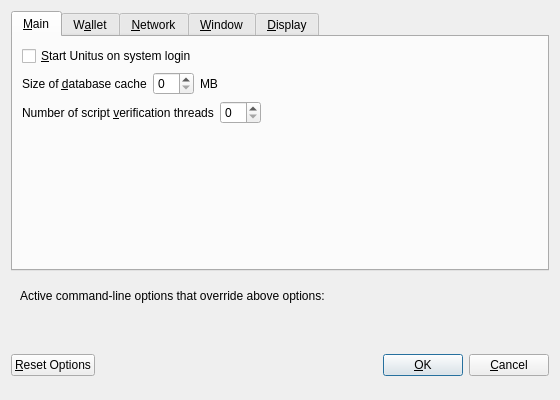
<?xml version="1.0" encoding="UTF-8"?>
<ui version="4.0">
 <class>OptionsDialog</class>
 <widget class="QDialog" name="OptionsDialog">
  <property name="geometry">
   <rect>
    <x>0</x>
    <y>0</y>
    <width>560</width>
    <height>400</height>
   </rect>
  </property>
  <property name="windowTitle">
   <string>Options</string>
  </property>
  <property name="modal">
   <bool>true</bool>
  </property>
  <layout class="QVBoxLayout" name="verticalLayout">
   <item>
    <widget class="QTabWidget" name="tabWidget">
     <property name="currentIndex">
      <number>0</number>
     </property>
     <widget class="QWidget" name="tabMain">
      <attribute name="title">
       <string>&amp;Main</string>
      </attribute>
      <layout class="QVBoxLayout" name="verticalLayout_Main">
       <item>
        <widget class="QCheckBox" name="bitcoinAtStartup">
         <property name="toolTip">
          <string>Automatically start Unitus after logging in to the system.</string>
         </property>
         <property name="text">
          <string>&amp;Start Unitus on system login</string>
         </property>
        </widget>
       </item>
       <item>
        <layout class="QHBoxLayout" name="horizontalLayout_2_Main">
         <item>
          <widget class="QLabel" name="databaseCacheLabel">
           <property name="text">
            <string>Size of &amp;database cache</string>
           </property>
           <property name="textFormat">
            <enum>Qt::PlainText</enum>
           </property>
           <property name="buddy">
            <cstring>databaseCache</cstring>
           </property>
          </widget>
         </item>
         <item>
          <widget class="QSpinBox" name="databaseCache"/>
         </item>
         <item>
          <widget class="QLabel" name="databaseCacheUnitLabel">
           <property name="text">
            <string>MB</string>
           </property>
           <property name="textFormat">
            <enum>Qt::PlainText</enum>
           </property>
          </widget>
         </item>
         <item>
          <spacer name="horizontalSpacer_2_Main">
           <property name="orientation">
            <enum>Qt::Horizontal</enum>
           </property>
           <property name="sizeHint" stdset="0">
            <size>
             <width>40</width>
             <height>20</height>
            </size>
           </property>
          </spacer>
         </item>
        </layout>
       </item>
       <item>
        <layout class="QHBoxLayout" name="horizontalLayout_3_Main">
         <item>
          <widget class="QLabel" name="threadsScriptVerifLabel">
           <property name="text">
            <string>Number of script &amp;verification threads</string>
           </property>
           <property name="textFormat">
            <enum>Qt::PlainText</enum>
           </property>
           <property name="buddy">
            <cstring>threadsScriptVerif</cstring>
           </property>
          </widget>
         </item>
         <item>
          <widget class="QSpinBox" name="threadsScriptVerif">
           <property name="toolTip">
            <string>(0 = auto, &lt;0 = leave that many cores free)</string>
           </property>
          </widget>
         </item>
         <item>
          <spacer name="horizontalSpacer_3_Main">
           <property name="orientation">
            <enum>Qt::Horizontal</enum>
           </property>
           <property name="sizeHint" stdset="0">
            <size>
             <width>40</width>
             <height>20</height>
            </size>
           </property>
          </spacer>
         </item>
        </layout>
       </item>
       <item>
        <spacer name="verticalSpacer_Main">
         <property name="orientation">
          <enum>Qt::Vertical</enum>
         </property>
         <property name="sizeHint" stdset="0">
          <size>
           <width>20</width>
           <height>40</height>
          </size>
         </property>
        </spacer>
       </item>
      </layout>
     </widget>
     <widget class="QWidget" name="tabWallet">
      <attribute name="title">
       <string>W&amp;allet</string>
      </attribute>
      <layout class="QVBoxLayout" name="verticalLayout_Wallet">
       <item>
        <widget class="QLabel" name="transactionFeeInfoLabel">
         <property name="text">
          <string>Optional transaction fee per kB that helps make sure your transactions are processed quickly. Most transactions are 1 kB.</string>
         </property>
         <property name="textFormat">
          <enum>Qt::PlainText</enum>
         </property>
         <property name="wordWrap">
          <bool>true</bool>
         </property>
        </widget>
       </item>
       <item>
        <layout class="QHBoxLayout" name="horizontalLayout_1_Wallet">
         <item>
          <widget class="QLabel" name="transactionFeeLabel">
           <property name="text">
            <string>Pay transaction &amp;fee</string>
           </property>
           <property name="textFormat">
            <enum>Qt::PlainText</enum>
           </property>
           <property name="buddy">
            <cstring>transactionFee</cstring>
           </property>
          </widget>
         </item>
         <item>
          <widget class="BitcoinAmountField" name="transactionFee"/>
         </item>
         <item>
          <spacer name="horizontalSpacer_1_Wallet">
           <property name="orientation">
            <enum>Qt::Horizontal</enum>
           </property>
           <property name="sizeHint" stdset="0">
            <size>
             <width>40</width>
             <height>20</height>
            </size>
           </property>
          </spacer>
         </item>
        </layout>
       </item>
       <item>
        <spacer name="verticalSpacer_Wallet">
         <property name="orientation">
          <enum>Qt::Vertical</enum>
         </property>
         <property name="sizeHint" stdset="0">
          <size>
           <width>20</width>
           <height>40</height>
          </size>
         </property>
        </spacer>
       </item>
       <item>
        <widget class="QGroupBox" name="groupBox">
         <property name="title">
          <string>Expert</string>
         </property>
         <layout class="QVBoxLayout" name="verticalLayout_2">
          <item>
           <widget class="QCheckBox" name="coinControlFeatures">
            <property name="toolTip">
             <string>Whether to show coin control features or not.</string>
            </property>
            <property name="text">
             <string>Enable coin &amp;control features</string>
            </property>
           </widget>
          </item>
          <item>
           <widget class="QCheckBox" name="spendZeroConfChange">
            <property name="toolTip">
             <string>If you disable the spending of unconfirmed change, the change from a transaction cannot be used until that transaction has at least one confirmation. This also affects how your balance is computed.</string>
            </property>
            <property name="text">
             <string>&amp;Spend unconfirmed change</string>
            </property>
           </widget>
          </item>
         </layout>
        </widget>
       </item>
      </layout>
     </widget>
     <widget class="QWidget" name="tabNetwork">
      <attribute name="title">
       <string>&amp;Network</string>
      </attribute>
      <layout class="QVBoxLayout" name="verticalLayout_Network">
       <item>
        <widget class="QCheckBox" name="mapPortUpnp">
         <property name="toolTip">
          <string>Automatically open the Unitus client port on the router. This only works when your router supports UPnP and it is enabled.</string>
         </property>
         <property name="text">
          <string>Map port using &amp;UPnP</string>
         </property>
        </widget>
       </item>
       <item>
        <widget class="QCheckBox" name="connectSocks">
         <property name="toolTip">
          <string>Connect to the Unitus network through a SOCKS proxy.</string>
         </property>
         <property name="text">
          <string>&amp;Connect through SOCKS proxy (default proxy):</string>
         </property>
        </widget>
       </item>
       <item>
        <layout class="QHBoxLayout" name="horizontalLayout_1_Network">
         <item>
          <widget class="QLabel" name="proxyIpLabel">
           <property name="text">
            <string>Proxy &amp;IP:</string>
           </property>
           <property name="textFormat">
            <enum>Qt::PlainText</enum>
           </property>
           <property name="buddy">
            <cstring>proxyIp</cstring>
           </property>
          </widget>
         </item>
         <item>
          <widget class="QValidatedLineEdit" name="proxyIp">
           <property name="minimumSize">
            <size>
             <width>140</width>
             <height>0</height>
            </size>
           </property>
           <property name="maximumSize">
            <size>
             <width>140</width>
             <height>16777215</height>
            </size>
           </property>
           <property name="toolTip">
            <string>IP address of the proxy (e.g. IPv4: 127.0.0.1 / IPv6: ::1)</string>
           </property>
          </widget>
         </item>
         <item>
          <widget class="QLabel" name="proxyPortLabel">
           <property name="text">
            <string>&amp;Port:</string>
           </property>
           <property name="textFormat">
            <enum>Qt::PlainText</enum>
           </property>
           <property name="buddy">
            <cstring>proxyPort</cstring>
           </property>
          </widget>
         </item>
         <item>
          <widget class="QLineEdit" name="proxyPort">
           <property name="minimumSize">
            <size>
             <width>55</width>
             <height>0</height>
            </size>
           </property>
           <property name="maximumSize">
            <size>
             <width>55</width>
             <height>16777215</height>
            </size>
           </property>
           <property name="toolTip">
            <string>Port of the proxy (e.g. 9050)</string>
           </property>
          </widget>
         </item>
         <item>
          <widget class="QLabel" name="socksVersionLabel">
           <property name="text">
            <string>SOCKS &amp;Version:</string>
           </property>
           <property name="textFormat">
            <enum>Qt::PlainText</enum>
           </property>
           <property name="buddy">
            <cstring>socksVersion</cstring>
           </property>
          </widget>
         </item>
         <item>
          <widget class="QValueComboBox" name="socksVersion">
           <property name="toolTip">
            <string>SOCKS version of the proxy (e.g. 5)</string>
           </property>
          </widget>
         </item>
         <item>
          <spacer name="horizontalSpacer_1_Network">
           <property name="orientation">
            <enum>Qt::Horizontal</enum>
           </property>
           <property name="sizeHint" stdset="0">
            <size>
             <width>40</width>
             <height>20</height>
            </size>
           </property>
          </spacer>
         </item>
        </layout>
       </item>
       <item>
        <spacer name="verticalSpacer_Network">
         <property name="orientation">
          <enum>Qt::Vertical</enum>
         </property>
         <property name="sizeHint" stdset="0">
          <size>
           <width>20</width>
           <height>40</height>
          </size>
         </property>
        </spacer>
       </item>
      </layout>
     </widget>
     <widget class="QWidget" name="tabWindow">
      <attribute name="title">
       <string>&amp;Window</string>
      </attribute>
      <layout class="QVBoxLayout" name="verticalLayout_Window">
       <item>
        <widget class="QCheckBox" name="minimizeToTray">
         <property name="toolTip">
          <string>Show only a tray icon after minimizing the window.</string>
         </property>
         <property name="text">
          <string>&amp;Minimize to the tray instead of the taskbar</string>
         </property>
        </widget>
       </item>
       <item>
        <widget class="QCheckBox" name="minimizeOnClose">
         <property name="toolTip">
          <string>Minimize instead of exit the application when the window is closed. When this option is enabled, the application will be closed only after selecting Quit in the menu.</string>
         </property>
         <property name="text">
          <string>M&amp;inimize on close</string>
         </property>
        </widget>
       </item>
       <item>
        <spacer name="verticalSpacer_Window">
         <property name="orientation">
          <enum>Qt::Vertical</enum>
         </property>
         <property name="sizeHint" stdset="0">
          <size>
           <width>20</width>
           <height>40</height>
          </size>
         </property>
        </spacer>
       </item>
      </layout>
     </widget>
     <widget class="QWidget" name="tabDisplay">
      <attribute name="title">
       <string>&amp;Display</string>
      </attribute>
      <layout class="QVBoxLayout" name="verticalLayout_Display">
       <item>
        <layout class="QHBoxLayout" name="horizontalLayout_1_Display">
         <item>
          <widget class="QLabel" name="langLabel">
           <property name="text">
            <string>User Interface &amp;language:</string>
           </property>
           <property name="textFormat">
            <enum>Qt::PlainText</enum>
           </property>
           <property name="buddy">
            <cstring>lang</cstring>
           </property>
          </widget>
         </item>
         <item>
          <widget class="QValueComboBox" name="lang">
           <property name="toolTip">
            <string>The user interface language can be set here. This setting will take effect after restarting Unitus.</string>
           </property>
          </widget>
         </item>
        </layout>
       </item>
       <item>
        <layout class="QHBoxLayout" name="horizontalLayout_2_Display">
         <item>
          <widget class="QLabel" name="unitLabel">
           <property name="text">
            <string>&amp;Unit to show amounts in:</string>
           </property>
           <property name="textFormat">
            <enum>Qt::PlainText</enum>
           </property>
           <property name="buddy">
            <cstring>unit</cstring>
           </property>
          </widget>
         </item>
         <item>
          <widget class="QValueComboBox" name="unit">
           <property name="toolTip">
            <string>Choose the default subdivision unit to show in the interface and when sending coins.</string>
           </property>
          </widget>
         </item>
        </layout>
       </item>
       <item>
        <widget class="QCheckBox" name="displayAddresses">
         <property name="toolTip">
          <string>Whether to show Unitus addresses in the transaction list or not.</string>
         </property>
         <property name="text">
          <string>&amp;Display addresses in transaction list</string>
         </property>
        </widget>
       </item>
       <item>
        <layout class="QHBoxLayout" name="horizontalLayout_3_Display">
         <item>
          <widget class="QLabel" name="thirdPartyTxUrlsLabel">
           <property name="toolTip">
            <string>Third party URLs (e.g. a block explorer) that appear in the transactions tab as context menu items. %s in the URL is replaced by transaction hash. Multiple URLs are separated by vertical bar |.</string>
           </property>
           <property name="text">
            <string>Third party transaction URLs</string>
           </property>
           <property name="buddy">
            <cstring>thirdPartyTxUrls</cstring>
           </property>
          </widget>
         </item>
         <item>
          <widget class="QLineEdit" name="thirdPartyTxUrls">
           <property name="toolTip">
            <string>Third party URLs (e.g. a block explorer) that appear in the transactions tab as context menu items. %s in the URL is replaced by transaction hash. Multiple URLs are separated by vertical bar |.</string>
           </property>
          </widget>
         </item>
        </layout>
       </item>
       <item>
        <spacer name="verticalSpacer_Display">
         <property name="orientation">
          <enum>Qt::Vertical</enum>
         </property>
         <property name="sizeHint" stdset="0">
          <size>
           <width>20</width>
           <height>40</height>
          </size>
         </property>
        </spacer>
       </item>
      </layout>
     </widget>
    </widget>
   </item>
   <item>
    <widget class="QFrame" name="frame">
     <layout class="QVBoxLayout" name="verticalLayout_Bottom">
      <item>
       <layout class="QHBoxLayout" name="horizontalLayout_Bottom">
        <item>
         <widget class="QLabel" name="overriddenByCommandLineInfoLabel">
          <property name="text">
           <string>Active command-line options that override above options:</string>
          </property>
          <property name="textFormat">
           <enum>Qt::PlainText</enum>
          </property>
         </widget>
        </item>
        <item>
         <spacer name="horizontalSpacer_Bottom">
          <property name="orientation">
           <enum>Qt::Horizontal</enum>
          </property>
          <property name="sizeHint" stdset="0">
           <size>
            <width>40</width>
            <height>20</height>
           </size>
          </property>
         </spacer>
        </item>
       </layout>
      </item>
      <item>
       <widget class="QLabel" name="overriddenByCommandLineLabel">
        <property name="text">
         <string/>
        </property>
        <property name="textFormat">
         <enum>Qt::PlainText</enum>
        </property>
        <property name="wordWrap">
         <bool>true</bool>
        </property>
       </widget>
      </item>
     </layout>
    </widget>
   </item>
   <item>
    <layout class="QHBoxLayout" name="horizontalLayout_Buttons">
     <item>
      <widget class="QPushButton" name="resetButton">
       <property name="toolTip">
        <string>Reset all client options to default.</string>
       </property>
       <property name="text">
        <string>&amp;Reset Options</string>
       </property>
       <property name="autoDefault">
        <bool>false</bool>
       </property>
      </widget>
     </item>
     <item>
      <spacer name="horizontalSpacer_1">
       <property name="orientation">
        <enum>Qt::Horizontal</enum>
       </property>
       <property name="sizeHint" stdset="0">
        <size>
         <width>40</width>
         <height>48</height>
        </size>
       </property>
      </spacer>
     </item>
     <item>
      <widget class="QLabel" name="statusLabel">
       <property name="minimumSize">
        <size>
         <width>200</width>
         <height>0</height>
        </size>
       </property>
       <property name="font">
        <font>
         <weight>75</weight>
         <bold>true</bold>
        </font>
       </property>
       <property name="text">
        <string/>
       </property>
       <property name="textFormat">
        <enum>Qt::PlainText</enum>
       </property>
       <property name="wordWrap">
        <bool>true</bool>
       </property>
      </widget>
     </item>
     <item>
      <spacer name="horizontalSpacer_2">
       <property name="orientation">
        <enum>Qt::Horizontal</enum>
       </property>
       <property name="sizeHint" stdset="0">
        <size>
         <width>40</width>
         <height>48</height>
        </size>
       </property>
      </spacer>
     </item>
     <item>
      <widget class="QPushButton" name="okButton">
       <property name="text">
        <string>&amp;OK</string>
       </property>
      </widget>
     </item>
     <item>
      <widget class="QPushButton" name="cancelButton">
       <property name="text">
        <string>&amp;Cancel</string>
       </property>
       <property name="autoDefault">
        <bool>false</bool>
       </property>
      </widget>
     </item>
    </layout>
   </item>
  </layout>
 </widget>
 <customwidgets>
  <customwidget>
   <class>BitcoinAmountField</class>
   <extends>QLineEdit</extends>
   <header>bitcoinamountfield.h</header>
   <container>1</container>
  </customwidget>
  <customwidget>
   <class>QValidatedLineEdit</class>
   <extends>QLineEdit</extends>
   <header>qvalidatedlineedit.h</header>
  </customwidget>
  <customwidget>
   <class>QValueComboBox</class>
   <extends>QComboBox</extends>
   <header>qvaluecombobox.h</header>
  </customwidget>
 </customwidgets>
 <resources/>
 <connections/>
</ui>
